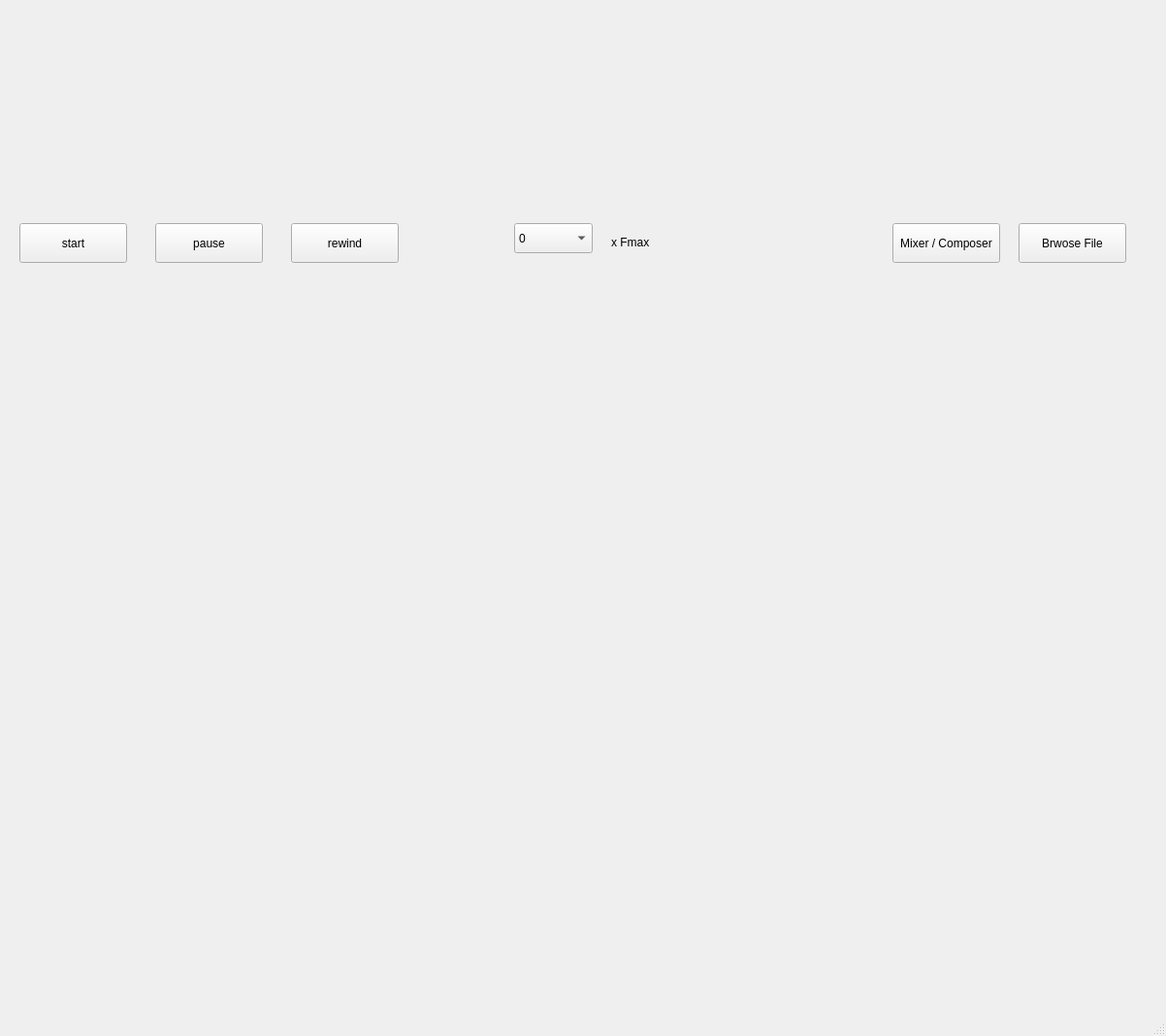
<?xml version="1.0" encoding="UTF-8"?>
<ui version="4.0">
 <class>MainWindow</class>
 <widget class="QMainWindow" name="MainWindow">
  <property name="geometry">
   <rect>
    <x>0</x>
    <y>0</y>
    <width>1202</width>
    <height>1068</height>
   </rect>
  </property>
  <property name="windowTitle">
   <string>MainWindow</string>
  </property>
  <widget class="QWidget" name="centralwidget">
   <widget class="QWidget" name="widget" native="true">
    <property name="geometry">
     <rect>
      <x>19</x>
      <y>19</y>
      <width>1161</width>
      <height>191</height>
     </rect>
    </property>
   </widget>
   <widget class="QPushButton" name="pushButton">
    <property name="geometry">
     <rect>
      <x>1050</x>
      <y>230</y>
      <width>111</width>
      <height>41</height>
     </rect>
    </property>
    <property name="text">
     <string>Brwose File</string>
    </property>
   </widget>
   <widget class="QPushButton" name="pushButton_2">
    <property name="geometry">
     <rect>
      <x>920</x>
      <y>230</y>
      <width>111</width>
      <height>41</height>
     </rect>
    </property>
    <property name="text">
     <string>Mixer / Composer</string>
    </property>
   </widget>
   <widget class="QPushButton" name="pushButton_4">
    <property name="geometry">
     <rect>
      <x>20</x>
      <y>230</y>
      <width>111</width>
      <height>41</height>
     </rect>
    </property>
    <property name="text">
     <string>start</string>
    </property>
   </widget>
   <widget class="QPushButton" name="pushButton_5">
    <property name="geometry">
     <rect>
      <x>160</x>
      <y>230</y>
      <width>111</width>
      <height>41</height>
     </rect>
    </property>
    <property name="text">
     <string>pause</string>
    </property>
   </widget>
   <widget class="QPushButton" name="pushButton_6">
    <property name="geometry">
     <rect>
      <x>300</x>
      <y>230</y>
      <width>111</width>
      <height>41</height>
     </rect>
    </property>
    <property name="text">
     <string>rewind</string>
    </property>
   </widget>
   <widget class="QWidget" name="widget_2" native="true">
    <property name="geometry">
     <rect>
      <x>20</x>
      <y>300</y>
      <width>1151</width>
      <height>211</height>
     </rect>
    </property>
   </widget>
   <widget class="QWidget" name="widget_3" native="true">
    <property name="geometry">
     <rect>
      <x>20</x>
      <y>540</y>
      <width>1151</width>
      <height>221</height>
     </rect>
    </property>
   </widget>
   <widget class="QWidget" name="widget_4" native="true">
    <property name="geometry">
     <rect>
      <x>20</x>
      <y>800</y>
      <width>1151</width>
      <height>221</height>
     </rect>
    </property>
   </widget>
   <widget class="QComboBox" name="comboBox">
    <property name="geometry">
     <rect>
      <x>530</x>
      <y>230</y>
      <width>81</width>
      <height>31</height>
     </rect>
    </property>
    <item>
     <property name="text">
      <string>0</string>
     </property>
    </item>
    <item>
     <property name="text">
      <string>1</string>
     </property>
    </item>
    <item>
     <property name="text">
      <string>2</string>
     </property>
    </item>
    <item>
     <property name="text">
      <string>3</string>
     </property>
    </item>
    <item>
     <property name="text">
      <string>4</string>
     </property>
    </item>
    <item>
     <property name="text">
      <string>5</string>
     </property>
    </item>
    <item>
     <property name="text">
      <string>6</string>
     </property>
    </item>
   </widget>
   <widget class="QLabel" name="label">
    <property name="geometry">
     <rect>
      <x>630</x>
      <y>240</y>
      <width>61</width>
      <height>20</height>
     </rect>
    </property>
    <property name="text">
     <string>x Fmax</string>
    </property>
   </widget>
  </widget>
  <widget class="QMenuBar" name="menubar">
   <property name="geometry">
    <rect>
     <x>0</x>
     <y>0</y>
     <width>1202</width>
     <height>21</height>
    </rect>
   </property>
  </widget>
  <widget class="QStatusBar" name="statusbar"/>
 </widget>
 <resources/>
 <connections/>
</ui>
